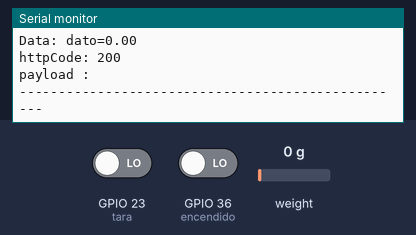
A sketch run on a simulated ESP32. On the bench: the last lines printed to the serial monitor. The inputs (shaded band) are chosen by the test bench; at power-on: GPIO 36 (encendido) LOW, weight on the scale 0 g, GPIO 23 (tara) LOW. WiFi joins after 1.5 s; servers stay silent unless stated; uploads are accepted with an empty reply.

Above: at 9.7 s.
9.8 s: GPIO 36 (encendido) driven HIGH
At 11.9 s:
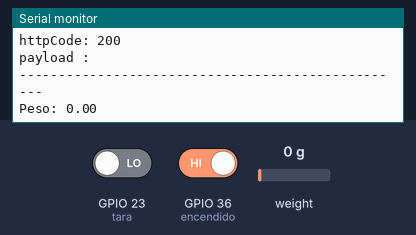
12.4 s: weight on the scale set to 100 g
At 13.8 s:
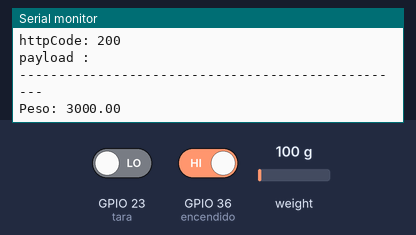
13.9 s: weight on the scale set to 1250 g
At 16.7 s:
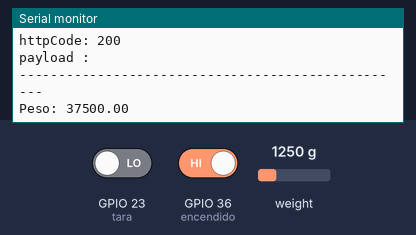
Timing chart, 0 to 18.2 s (numbered marks = the images above; inputs shaded):
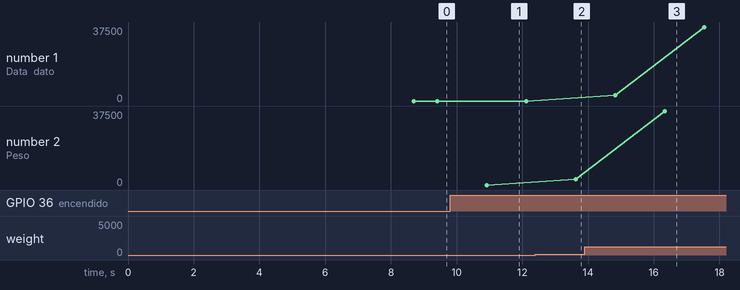

Measured:
- after the input at 9.8 s, the serial monitor: prints a new line after 1.1 s (image 1)
- after the input at 12.4 s, the serial monitor: prints a new line after 1.2 s (image 2)
- after the input at 13.9 s, the serial monitor: prints a new line after 2.4 s (image 3)
- plotted number 1: 0 → 37500 after the input at 13.9 s
- plotted number 2: 0 → 3000 after the input at 12.4 s, 3000 → 37500 after the input at 13.9 s

The sketch:

PP_CODE.ino
```cpp
#include <WiFi.h>
#include <HTTPClient.h>
#include "HX711.h"

const int ld_cell = 19;
const int ld_sck = 18;
const int tara = 23;
const int encendido=36;

// Crear el objeto balanza
HX711 balanza;

String URL = "http://192.168.182.234/gramera-inteligente/API/recibirLectura.php";

const char* ssid = "DIRECT-TF-PesoPluma";
const char* password = "prueba2024";

int dato = 1;

void setup() {
  Serial.begin(115200);
  connectWiFi();

  // Configura la balanza
  balanza.begin(ld_cell, ld_sck);

  // Configura los botones
  pinMode(tara, INPUT);
  pinMode(encendido, INPUT);

  balanza.set_scale();
  delay(5000);
  balanza.tare(); // Hacer 10 lecturas, el promedio es la tara
}

void loop() {
  if(WiFi.status() != WL_CONNECTED) {
    connectWiFi();
  }

  float peso=0, pesoFinal=0;

  if(digitalRead(encendido)==1 && digitalRead(tara)==1 ){
    balanza.tare(); // El peso actual es considerado Tara.
    anti_debounce(tara);


  } else {
    if (digitalRead(encendido)==1) {
      peso = balanza.get_units(10);
      pesoFinal = (peso / 14);
      Serial.print("Peso: ");
      Serial.println(pesoFinal);
      delay(1000);
    } else{
      Serial.println("Apagado");
    }
  }

  String postData = "dato=" + String(pesoFinal);

  HTTPClient http;
  http.begin(URL);
  http.addHeader("Content-Type", "application/x-www-form-urlencoded");

  int httpCode = http.POST(postData);
  String payload = http.getString();

  Serial.print("URL : "); Serial.println(URL);
  Serial.print("Data: "); Serial.println(postData);
  Serial.print("httpCode: "); Serial.println(httpCode);
  Serial.print("payload : "); Serial.println(payload);
  Serial.println("--------------------------------------------------");
  http.end();
  delay(500);
}

void connectWiFi() {
  WiFi.mode(WIFI_OFF);
  delay(1000);
  //This line hides the viewing of ESP as wifi hotspot
  WiFi.mode(WIFI_STA);

  WiFi.begin(ssid, password);
  Serial.println("Connecting to WiFi");

  while (WiFi.status() != WL_CONNECTED) {
    delay(500);
    Serial.print(".");
  }

  Serial.print("Connected to : "); Serial.println(ssid);
  Serial.print("IP address: "); Serial.println(WiFi.localIP());
}

// Función de Anti-debounce (Evitar el rebote del pulsador)
void anti_debounce(byte boton) {
  delay(100);
  while (digitalRead(boton) == HIGH); // Anti-Rebote
  delay(100);
}
```
